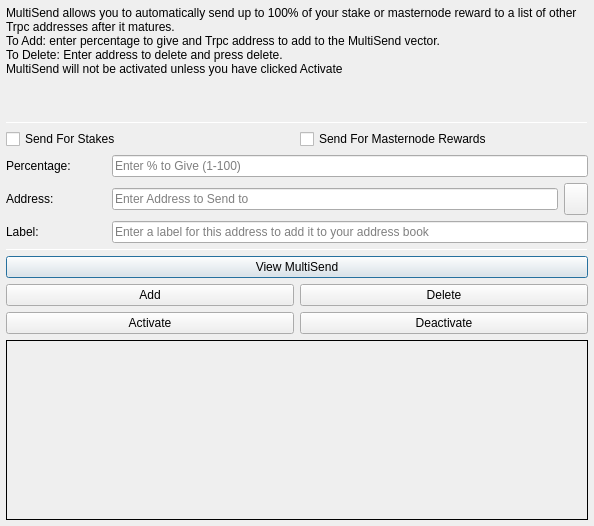
<?xml version="1.0" encoding="UTF-8"?>
<ui version="4.0">
 <class>MultiSendDialog</class>
 <widget class="QDialog" name="MultiSendDialog">
  <property name="windowModality">
   <enum>Qt::NonModal</enum>
  </property>
  <property name="geometry">
   <rect>
    <x>0</x>
    <y>0</y>
    <width>594</width>
    <height>526</height>
   </rect>
  </property>
  <property name="windowTitle">
   <string>MultiSend</string>
  </property>
  <layout class="QVBoxLayout" name="verticalLayout" stretch="0">
   <property name="leftMargin">
    <number>6</number>
   </property>
   <property name="topMargin">
    <number>6</number>
   </property>
   <property name="rightMargin">
    <number>6</number>
   </property>
   <property name="bottomMargin">
    <number>6</number>
   </property>
   <item>
    <layout class="QVBoxLayout" name="verticalLayout_Main" stretch="1,1,1,0,1,1,1">
     <item>
      <widget class="QLabel" name="label_2">
       <property name="lineWidth">
        <number>1</number>
       </property>
       <property name="text">
        <string>MultiSend allows you to automatically send up to 100% of your stake or masternode reward to a list of other Trpc addresses after it matures.
To Add: enter percentage to give and Trpc address to add to the MultiSend vector.
To Delete: Enter address to delete and press delete.
MultiSend will not be activated unless you have clicked Activate</string>
       </property>
       <property name="alignment">
        <set>Qt::AlignLeading|Qt::AlignLeft|Qt::AlignTop</set>
       </property>
       <property name="wordWrap">
        <bool>true</bool>
       </property>
      </widget>
     </item>
     <item>
      <widget class="Line" name="line">
       <property name="minimumSize">
        <size>
         <width>0</width>
         <height>1</height>
        </size>
       </property>
       <property name="maximumSize">
        <size>
         <width>16777215</width>
         <height>1</height>
        </size>
       </property>
       <property name="orientation">
        <enum>Qt::Horizontal</enum>
       </property>
      </widget>
     </item>
     <item>
      <layout class="QVBoxLayout" name="verticalLayout_Settings">
       <item>
        <layout class="QHBoxLayout" name="horizontalLayout">
         <item>
          <widget class="QCheckBox" name="multiSendStakeCheckBox">
           <property name="text">
            <string>Send For Stakes</string>
           </property>
          </widget>
         </item>
         <item>
          <widget class="QCheckBox" name="multiSendMasternodeCheckBox">
           <property name="text">
            <string>Send For Masternode Rewards</string>
           </property>
          </widget>
         </item>
        </layout>
       </item>
       <item>
        <layout class="QHBoxLayout" name="horizontalLayout_6">
         <item>
          <widget class="QLabel" name="label">
           <property name="minimumSize">
            <size>
             <width>100</width>
             <height>0</height>
            </size>
           </property>
           <property name="toolTip">
            <string>Percentage of stake to send</string>
           </property>
           <property name="text">
            <string>Percentage:</string>
           </property>
          </widget>
         </item>
         <item>
          <widget class="QLineEdit" name="multiSendPercentEdit">
           <property name="toolTip">
            <string>Enter whole numbers 1 - 100</string>
           </property>
           <property name="placeholderText">
            <string>Enter % to Give (1-100)</string>
           </property>
          </widget>
         </item>
        </layout>
       </item>
       <item>
        <layout class="QHBoxLayout" name="horizontalLayout_7">
         <item>
          <widget class="QLabel" name="label_5">
           <property name="minimumSize">
            <size>
             <width>100</width>
             <height>0</height>
            </size>
           </property>
           <property name="toolTip">
            <string>Address to send portion of stake to</string>
           </property>
           <property name="text">
            <string>Address:</string>
           </property>
          </widget>
         </item>
         <item>
          <widget class="QLineEdit" name="multiSendAddressEdit">
           <property name="toolTip">
            <string/>
           </property>
           <property name="placeholderText">
            <string>Enter Address to Send to</string>
           </property>
          </widget>
         </item>
         <item>
          <widget class="QToolButton" name="addressBookButton">
           <property name="maximumSize">
            <size>
             <width>16777215</width>
             <height>32</height>
            </size>
           </property>
           <property name="toolTip">
            <string>Choose an address from the address book</string>
           </property>
           <property name="text">
            <string/>
           </property>
           <property name="icon">
            <iconset resource="../trpc.qrc">
             <normaloff>:/icons/address-book</normaloff>:/icons/address-book</iconset>
           </property>
           <property name="shortcut">
            <string>Alt+A</string>
           </property>
          </widget>
         </item>
        </layout>
       </item>
      </layout>
     </item>
     <item>
      <layout class="QHBoxLayout" name="horizontalLayout_3">
       <item>
        <widget class="QLabel" name="label_3">
         <property name="minimumSize">
          <size>
           <width>100</width>
           <height>0</height>
          </size>
         </property>
         <property name="text">
          <string>Label:</string>
         </property>
        </widget>
       </item>
       <item>
        <widget class="QLineEdit" name="labelAddressLabelEdit">
         <property name="placeholderText">
          <string>Enter a label for this address to add it to your address book</string>
         </property>
        </widget>
       </item>
      </layout>
     </item>
     <item>
      <widget class="Line" name="line_2">
       <property name="minimumSize">
        <size>
         <width>0</width>
         <height>1</height>
        </size>
       </property>
       <property name="maximumSize">
        <size>
         <width>16777215</width>
         <height>1</height>
        </size>
       </property>
       <property name="orientation">
        <enum>Qt::Horizontal</enum>
       </property>
      </widget>
     </item>
     <item>
      <layout class="QVBoxLayout" name="verticalLayout_Buttons">
       <item>
        <layout class="QHBoxLayout" name="horizontalLayout_4">
         <item>
          <widget class="QPushButton" name="viewButton">
           <property name="toolTip">
            <string/>
           </property>
           <property name="statusTip">
            <string>View MultiSend Vector</string>
           </property>
           <property name="text">
            <string>View MultiSend</string>
           </property>
          </widget>
         </item>
        </layout>
       </item>
       <item>
        <layout class="QHBoxLayout" name="horizontalLayout_2">
         <item>
          <widget class="QPushButton" name="addButton">
           <property name="toolTip">
            <string/>
           </property>
           <property name="statusTip">
            <string>Add to MultiSend Vector</string>
           </property>
           <property name="text">
            <string>Add</string>
           </property>
          </widget>
         </item>
         <item>
          <widget class="QPushButton" name="deleteButton">
           <property name="toolTip">
            <string/>
           </property>
           <property name="statusTip">
            <string>Delete Address From MultiSend Vector</string>
           </property>
           <property name="text">
            <string>Delete</string>
           </property>
          </widget>
         </item>
        </layout>
       </item>
       <item>
        <layout class="QHBoxLayout" name="horizontalLayout_5">
         <item>
          <widget class="QPushButton" name="activateButton">
           <property name="statusTip">
            <string>Activate MultiSend</string>
           </property>
           <property name="text">
            <string>Activate</string>
           </property>
          </widget>
         </item>
         <item>
          <widget class="QPushButton" name="disableButton">
           <property name="statusTip">
            <string>Deactivate MultiSend</string>
           </property>
           <property name="text">
            <string>Deactivate</string>
           </property>
          </widget>
         </item>
        </layout>
       </item>
      </layout>
     </item>
     <item>
      <widget class="QLabel" name="message">
       <property name="minimumSize">
        <size>
         <width>0</width>
         <height>180</height>
        </size>
       </property>
       <property name="frameShape">
        <enum>QFrame::Panel</enum>
       </property>
       <property name="frameShadow">
        <enum>QFrame::Plain</enum>
       </property>
       <property name="lineWidth">
        <number>1</number>
       </property>
       <property name="midLineWidth">
        <number>1</number>
       </property>
       <property name="text">
        <string/>
       </property>
       <property name="alignment">
        <set>Qt::AlignLeading|Qt::AlignLeft|Qt::AlignTop</set>
       </property>
       <property name="wordWrap">
        <bool>true</bool>
       </property>
      </widget>
     </item>
    </layout>
   </item>
  </layout>
 </widget>
 <resources>
  <include location="../trpc.qrc"/>
 </resources>
 <connections/>
</ui>
